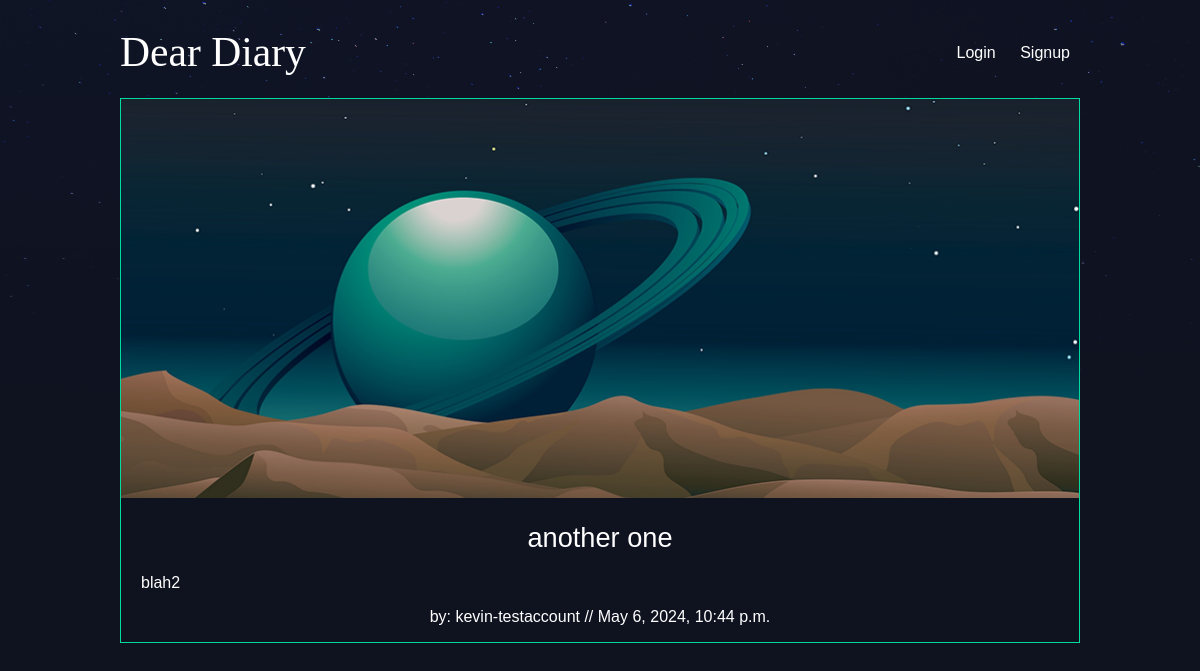
The app's page /articles/blah2/ with its own data.
### articles/models.py (models this page shows, shortened)
class Article(models.Model):
    title = models.CharField(max_length=100)  # each of these are columns in the db/elements of the article. Need to set them equal to their Field type
    slug = models.SlugField()  # Slug is a URL
    body = models.TextField()
    date = models.DateTimeField(auto_now_add=True)  # when an article is created, the time is automatically generated
    thumb = models.ImageField(default='default.png', blank=True)
    author = models.ForeignKey(User, default=None, on_delete=models.DO_NOTHING)

### articles/views.py (the view)
# urls.py: path(r'<slug:slug>/', views.article_detail, name="detail"), #we've captured where the user wants to go to
def article_detail(request, slug):
    article = Article.objects.get(slug=slug)
    return render(request, 'articles/article_detail.html', {'article': article})

### articles/templates/articles/article_detail.html
{% extends 'base_layout.html' %}
{% block content %}
<div class="article-detail">
    <div class="article">
        <img src="{{ article.thumb.url }}" />
        <h2>{{ article.title }}</h2>
        <p class="details">{{ article.body }}</p>
        <p>by: {{ article.author }}  //  {{ article.date }}</p>
    </div>
</div>
{% endblock %}

### assets/styles.css (style rules this page uses)
body { background-color: #0f121f; background-image: url(stars.png); background-repeat: no-repeat; color: #fff; }
body * { font-family: Ubuntu, 'Gill Sans', 'Gill Sans MT', Calibri, 'Trebuchet MS', sans-serif; }
h1, h2, h3, h4, h5 { font-weight: lighter; margin: 0; }
.article { padding: 10px; border: 1px solid #00dba0; position: relative; padding-bottom: 40px; }
.article h2 { font-size: 1.4em; }
.article p { font-weight: lighter; }
.article-detail .article { padding: 0; text-align: center; }
.article-detail .article img { max-width: 100%; }
.article-detail .article h2 { text-align: center; margin: 20px auto; font-size: 1.7em; font-weight: normal; }
.article-detail .article p.details { text-align: justify; font-weight: lighter; margin: 10px 20px; }

### records on screen
Article: thumb (placeholder picture), title "another one", body "blah2", author "kevin-testaccount", date "May 6, 2024, 10:44 p.m."
